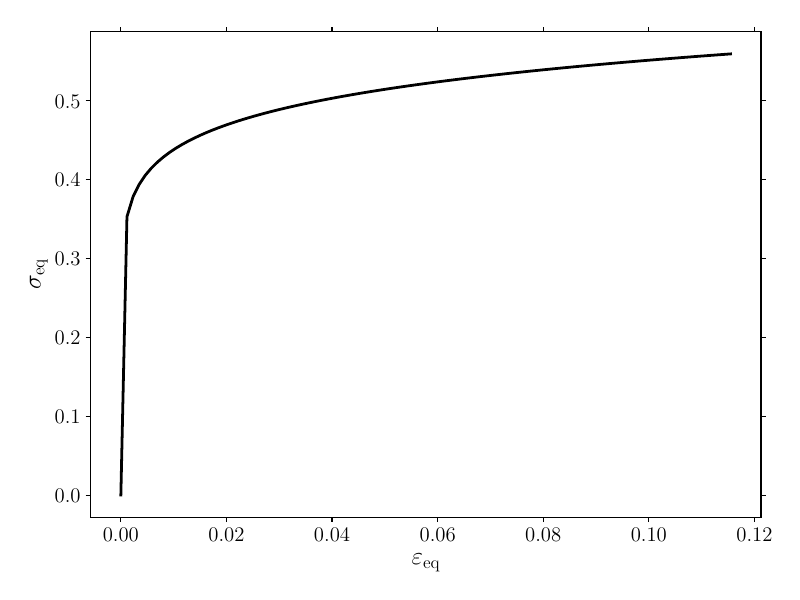

This chart was generated by the following Python code:
import GMatNonLinearElastic as gmat
import matplotlib.pyplot    as plt
import numpy                as np

plt.style.use(['goose', 'goose-latex'])

ddot42 = lambda A4,B2: np.einsum('ijkl,lk->ij',A4,B2)
ddot22 = lambda A2,B2: np.einsum('ij,ji',A2,B2)

I4d = gmat.Cartesian3d.I4d()

mat = gmat.Cartesian3d.NonLinearElastic(10., 1., 1., .1)

epseq = np.zeros(101)
sigeq = np.zeros(101)

for igamma, gamma in enumerate(np.linspace(0.0, 0.1, len(epseq))):

  Eps = np.array([
    [  0.0, gamma,   0.0],
    [gamma,   0.0,   0.0],
    [  0.0,   0.0,   0.0],
  ])

  Sig = mat.Sig(Eps)

  Epsd = ddot42(I4d,Eps)
  Sigd = ddot42(I4d,Sig)

  epseq[igamma] = np.sqrt(2./3.*ddot22(Epsd,Epsd))
  sigeq[igamma] = np.sqrt(3./2.*ddot22(Sigd,Sigd))

fig, ax = plt.subplots()

ax.plot(epseq, sigeq)

ax.set_xlabel(r'$\varepsilon_\mathrm{eq}$')
ax.set_ylabel(r'$\sigma_\mathrm{eq}$')

plt.savefig('stress-strain.pdf')
plt.show()
